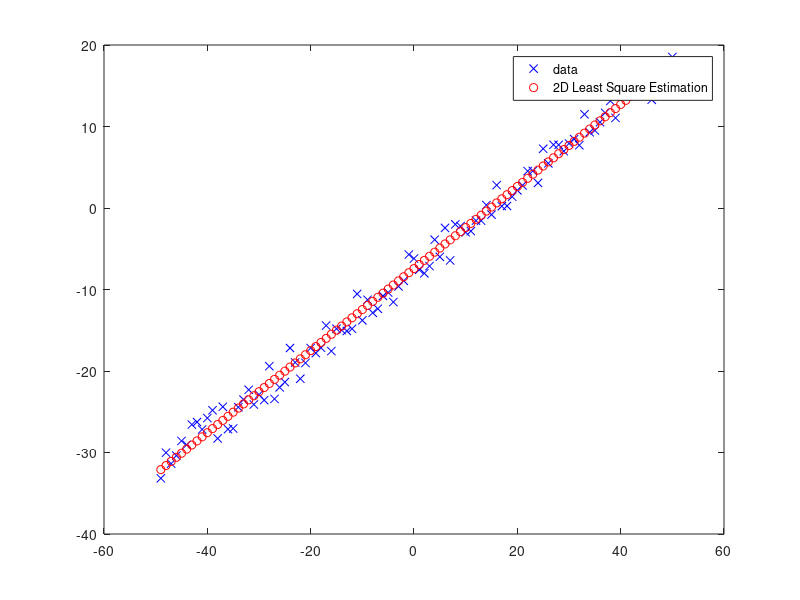

MATLAB code for this plot:
% template_2d_least_square.m
close all; 
clear all; 


noise = rand(1, 100)*5;

m = 0.5; 
t = -10; 
x = -49:50; 

data = m*x + t + noise; 


% plot the generated data
figure(1); 
plot(x, data, 'bx');
hold on; 


A_11 = sum(x.*x)
A_12 = sum(x)
A_21 = sum(x)
A_22 = length(x)

b_1 = sum(data.*x);
b_2 = sum(data)

A = [A_11, A_12; 
     A_21, A_22]; 
   
b = [b_1; b_2]; 

% to the calculation and get the lines inclination m and the y axis part
c_est = inv(A) * b

m_est = c_est(1);
t_est = c_est(2);  

f_est = m_est*x + t_est

plot(x, f_est, 'ro'); 

legend("data", "2D Least Square Estimation"); 


